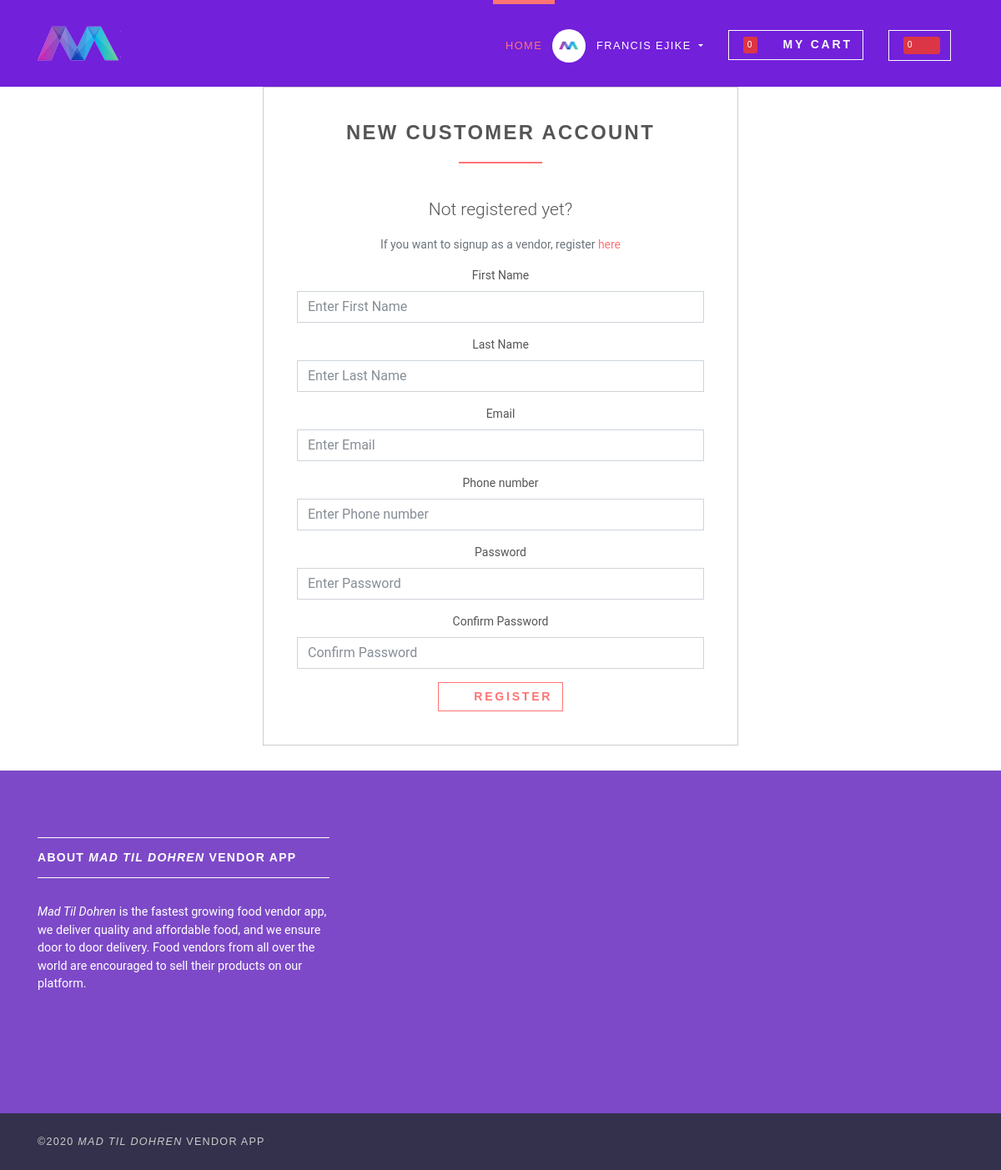
Page /customer/register/ (signed in) on the committed database.
### accounts/models.py (models this page shows, shortened)
class User(AbstractBaseUser):
    username = None
    email = models.EmailField(verbose_name='email', max_length=60, unique=True, blank=False,
                              error_messages={
                                  'unique': "A user with that email already exists.",
                              })
    phonenumber = models.CharField(verbose_name="phone number", max_length=20, unique=True, blank=False,
                                   error_messages={
                                       'unique': "Phone number already exists.",
                                   })
    datetimecreated = models.DateTimeField(verbose_name='date joined', auto_now_add=True)
    stripe_customer_id = models.CharField(max_length=50, blank=True, null=True)
    one_click_purchasing = models.BooleanField(default=False)
    last_login = models.DateTimeField(verbose_name='last login', auto_now=True)
    is_admin = models.BooleanField(default=False)
    is_active = models.BooleanField(default=True)
    is_staff = models.BooleanField(default=False)
    is_superuser = models.BooleanField(default=False)
    is_vendor = models.BooleanField(default=False)
    is_customer = models.BooleanField(default=False)
    first_name = models.CharField(max_length=50)
    last_name = models.CharField(max_length=50, blank=True)
    USERNAME_FIELD = "email"
    REQUIRED_FIELDS = ['first_name', 'last_name']
    objects = MyAccountManager()

### foodvendor/models.py (models this page shows, shortened)
class MessageStatus(models.Model):
    name = models.CharField(max_length=15)

### accounts/views.py (the view, shortened to what this page needs)
# urls.py: path('customer/register/', CustomerRegisterView.as_view(), name='customer-register'),
class CustomerRegisterView(CreateView):
    model = User
    form_class = CustomerRegistrationForm
    template_name = 'accounts/customer/register.html'
    success_url = reverse_lazy('home')
    extra_context = {
        'title': 'Register'
    }
    def dispatch(self, request, *args, **kwargs):
        return super().dispatch(self.request, *args, **kwargs)

### foodvendor/templatetags/cart_template_tags.py (called while the page is built)
@register.filter
def cart_item_count(user):
    if user.is_authenticated:
        qs = Order.objects.filter(user=user, ordered=False)
        if qs.exists():
            return qs[0].itemsordered.count()
    return 0

@register.filter
def unread_notification(user):
    qs = Notification.objects.filter(receiver=user, messagestatus=MessageStatus.objects.get(name='message sent')).annotate(num_user=Count('sender')).count()
    return qs

### templates/accounts/customer/register.html (shortened to what this page needs)
{% extends 'base.html' %}
{% block content %}
<center>
    <div class="col-md-6">
        <div class="box">
            <h3 class="heading">New Customer account</h3>
            <p class="lead">Not registered yet?</p>
            <p class="text-muted">If you want to signup as a vendor, register <a href="{% url 'vendor-register' %}">here</a></p>
            <form action="" method="post">
                {% for field in form %}
                        <div class="form-group">
                            <label for="id_{{ field.name }}">{{ field.label }}</label>
                            <input type="{{ field.field.widget.input_type }}"
                                   class="form-control"
                                   name="{{ field.name }}"
                                   id="id_{{ field.name }}"
                                   placeholder="{{ field.field.widget.attrs.placeholder }}">
                        </div>
                {% endfor %}
                <div class="text-center">
                    <button type="submit" class="btn btn-outline-white-primary"><i class="fa fa-user-md"></i> Register
                    </button>
                </div>
            </form>
        </div>
    </div>
</center>
{% endblock %}

### templates/base.html (shortened to what this page needs)
<!DOCTYPE html>
{% load static %}
{% load cart_template_tags %}
<html>
<head>
    <link rel="stylesheet" href="{% static 'vendor/bootstrap/css/bootstrap.min.css' %}">
    <link rel="stylesheet" href="{% static 'vendor/font-awesome/css/font-awesome.min.css' %}">
    <link rel="stylesheet" href="{% static 'vendor/owl.carousel/assets/owl.carousel.css' %}">
    <link rel="stylesheet" href="{% static 'vendor/owl.carousel/assets/owl.theme.default.css' %}">
    <link rel="stylesheet" href="{% static 'css/style.default.css' %}" id="theme-stylesheet">
</head>
<body>
<header class="header">
    <nav class="navbar navbar-expand-lg">
        <div class="container">
            <a href="{% url 'home' %}" class="navbar-brand">
                <img src="{% static 'img/company-1.png' %}" alt="logo" class="d-none d-lg-block">
            </a>
            <div id="navbarSupportedContent" class="collapse navbar-collapse">
                <ul class="navbar-nav ml-auto">
                    <li class="nav-item active">
                        <a href="{% url 'home' %}" class="nav-link">Home <span class="sr-only">(current)</span></a>
                    </li>
                    {% if request.user.is_authenticated and request.user.is_vendor %}
                        <li class="nav-item dropdown">
                            <a id="clientZone" href="#" data-toggle="dropdown"
                               aria-haspopup="true" aria-expanded="false"
                               class="nav-link dropdown-toggle has-img mb-3 mb-lg-0 mt-3 mt-lg-0">
                                <div class="client-menu-image">
                                    <div class="inner">
                                        <img src="{% static 'img/company-1.png' %}"
                                             alt="company image"
                                             class="img-fluid">
                                    </div>
                                </div>
                                {% if request.user.is_customer %}
                                    {{ request.user.first_name }} {{ request.user.last_name }}
                                {% else %}
                                    {{ request.user.first_name }}
                                {% endif %}
                            </a>
                            <div aria-labelledby="clientZone" class="dropdown-menu">
                                <a href="{% url 'vendor-profile-update' %}" class="dropdown-item">Edit Profile</a>
                                <a href="{% url 'vendor-dashboard' %}" class="dropdown-item">Dashboard</a>
                                <a href="{% url 'request-refund' %}" class="dropdown-item">Request Refund</a>
                                <a href="{% url 'ordered-items' %}" class="dropdown-item">My Orders</a>
                                <a href="{% url 'create-menu' %}" class="dropdown-item">Create A Menu</a>
                                <a href="{% url 'logout' %}" class="dropdown-item">Logout</a>
                            </div>
                        </li>
                        <li class="nav-item" style="color: #fff">
                                <a href="{% url 'order-summary' %}" class="btn navbar-btn btn-outline-light mb-5 mb-lg-0">
                                    <span class="badge featured-badge badge-danger"><b>{{ request.user|cart_item_count }}</b></span>
                                    <i class="fa fa-shopping-cart" aria-hidden="true"></i> My Cart
                                </a>
                        </li>
                        <li class="nav-item">
                            <a href="{% url 'notifications' %}" class="btn navbar-btn btn-outline-light mb-5 mb-lg-0">
                                <span class="badge featured-badge badge-danger">
                                        {{ request.user|unread_notification }}
                                    <i class="fa fa-bell fa-lg" aria-hidden="true"></i>
                                </span>
                            </a>
                        </li>
                    {% elif request.user.is_authenticated and request.user.is_customer %}
                        <li class="nav-item dropdown">
                            <a id="clientZone" href="#" data-toggle="dropdown"
                               aria-haspopup="true" aria-expanded="false"
                               class="nav-link dropdown-toggle has-img mb-3 mb-lg-0 mt-3 mt-lg-0">
                                <div class="client-menu-image">
                                    <div class="inner">
                                        <img src="{% static 'img/company-1.png' %}"
                                             alt="company image"
                                             class="img-fluid">
                                    </div>
                                </div>
                                {% if request.user.is_customer %}
                                    {{ request.user.first_name }} {{ request.user.last_name }}
                                {% else %}
                                    {{ request.user.first_name }}
                                {% endif %}
                            </a>
                        </li>
                        <li class="nav-item" style="color: #fff">
                            <a href="{% url 'order-summary' %}" class="btn navbar-btn btn-outline-light mb-5 mb-lg-0">
                                <span class="badge featured-badge badge-danger"><b>{{ request.user|cart_item_count }}</b></span>
                                <i class="fa fa-shopping-cart" aria-hidden="true"></i>My Cart
                            </a>
                        </li>
                        <li class="nav-item">
                            <a href="{% url 'notifications' %}" class="btn navbar-btn btn-outline-light mb-5 mb-lg-0">
                                <span class="badge featured-badge badge-danger">
                                        {{ request.user|unread_notification }}
                                    <i class="fa fa-bell fa-lg" aria-hidden="true"></i>
                                </span>
                            </a>
                        </li>
                    {% endif %}
                </ul>
            </div>
        </div>
    </nav>
</header>
<div>
    {% block content %} {% endblock %}
</div>
<footer class="footer">
    <div class="footer__block">
        <div class="container">
            <div class="row">
                <div class="col-lg-4 col-md-12 mb-5">
                    <h4 class="h5">About <i>Mad Til Dohren</i> Vendor App</h4>
                    <p> <i>Mad Til Dohren</i> is the fastest growing food vendor app, we deliver quality and affordable food, and
                    we ensure door to door delivery. Food vendors from all over the world are encouraged to sell their products
                    on our platform.
                    </p>
                </div>
            </div>
        </div>
    </div>
    <div class="footer__copyright">
        <div class="container">
            <div class="row">
                <div class="col-md-6 text-md-left text-center">
                    <p>&copy;2020 <i>Mad Til Dohren</i> Vendor App</p>
                </div>
            </div>
        </div>
    </div>
</footer>
</body>
</html>

### rows in the picture
User: user.first_name "FRANCIS", user.last_name "EJIKE", user|cart_item_count "0"
MessageStatus: user|unread_notification "0"

### other values in the picture
{{ field.label }} "First Name" "Last Name" "Email" "Phone number" "Password" "Confirm Password"
